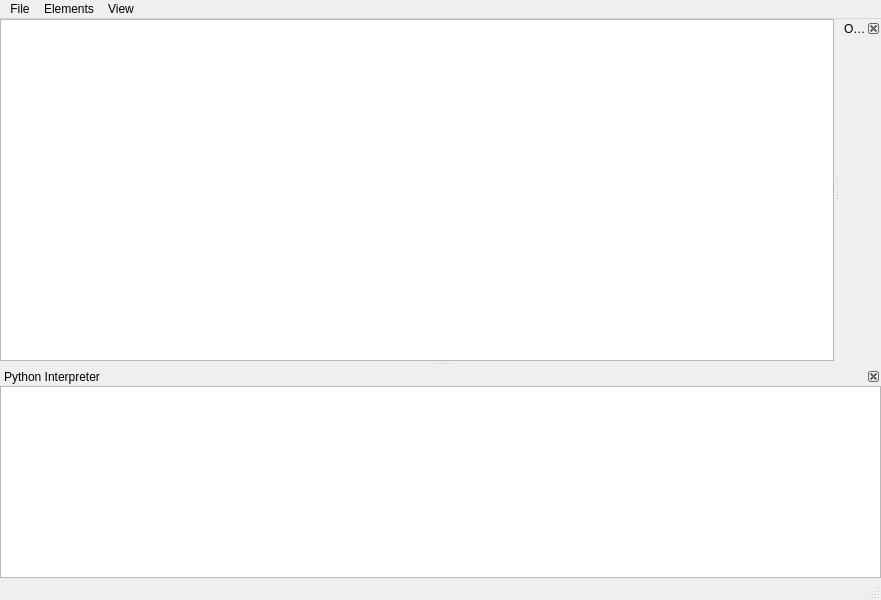
<?xml version="1.0" encoding="UTF-8"?>
<ui version="4.0">
 <class>MainWindow</class>
 <widget class="QMainWindow" name="MainWindow">
  <property name="geometry">
   <rect>
    <x>0</x>
    <y>0</y>
    <width>881</width>
    <height>600</height>
   </rect>
  </property>
  <property name="windowTitle">
   <string>MainWindow</string>
  </property>
  <property name="unifiedTitleAndToolBarOnMac">
   <bool>true</bool>
  </property>
  <widget class="QWidget" name="centralwidget">
   <layout class="QHBoxLayout" name="horizontalLayout_2">
    <property name="spacing">
     <number>0</number>
    </property>
    <property name="margin">
     <number>0</number>
    </property>
    <item>
     <layout class="QHBoxLayout" name="horizontalLayout">
      <property name="spacing">
       <number>0</number>
      </property>
      <property name="sizeConstraint">
       <enum>QLayout::SetNoConstraint</enum>
      </property>
      <item>
       <widget class="CGraphicsView" name="GraphicsView">
        <property name="cursor" stdset="0">
         <cursorShape>ArrowCursor</cursorShape>
        </property>
        <property name="mouseTracking">
         <bool>true</bool>
        </property>
        <property name="focusPolicy">
         <enum>Qt::ClickFocus</enum>
        </property>
        <property name="frameShape">
         <enum>QFrame::StyledPanel</enum>
        </property>
        <property name="backgroundBrush">
         <brush brushstyle="SolidPattern">
          <color alpha="255">
           <red>0</red>
           <green>0</green>
           <blue>0</blue>
          </color>
         </brush>
        </property>
        <property name="alignment">
         <set>Qt::AlignLeading|Qt::AlignLeft|Qt::AlignTop</set>
        </property>
        <property name="renderHints">
         <set>QPainter::Antialiasing|QPainter::HighQualityAntialiasing|QPainter::NonCosmeticDefaultPen|QPainter::SmoothPixmapTransform|QPainter::TextAntialiasing</set>
        </property>
        <property name="dragMode">
         <enum>QGraphicsView::RubberBandDrag</enum>
        </property>
        <property name="cacheMode">
         <set>QGraphicsView::CacheBackground</set>
        </property>
        <property name="rubberBandSelectionMode">
         <enum>Qt::IntersectsItemBoundingRect</enum>
        </property>
       </widget>
      </item>
     </layout>
    </item>
   </layout>
  </widget>
  <widget class="QMenuBar" name="menubar">
   <property name="enabled">
    <bool>true</bool>
   </property>
   <property name="geometry">
    <rect>
     <x>0</x>
     <y>0</y>
     <width>881</width>
     <height>20</height>
    </rect>
   </property>
   <widget class="QMenu" name="menuFile">
    <property name="title">
     <string>File</string>
    </property>
    <widget class="QMenu" name="menuNew">
     <property name="title">
      <string>New</string>
     </property>
     <addaction name="actionTab"/>
    </widget>
    <addaction name="menuNew"/>
    <addaction name="actionOpen"/>
    <addaction name="actionSave"/>
    <addaction name="actionSave_As"/>
    <addaction name="actionExit"/>
   </widget>
   <widget class="QMenu" name="menuElements">
    <property name="enabled">
     <bool>true</bool>
    </property>
    <property name="mouseTracking">
     <bool>true</bool>
    </property>
    <property name="title">
     <string>Elements</string>
    </property>
    <widget class="QMenu" name="menuAmplifiers">
     <property name="title">
      <string>Amplifiers</string>
     </property>
     <addaction name="actionL_Camp"/>
     <addaction name="actionLNA"/>
     <addaction name="actionReceiver"/>
     <addaction name="actionTWT"/>
    </widget>
    <widget class="QMenu" name="menuConverters">
     <property name="title">
      <string>Converters</string>
     </property>
     <addaction name="actionDown_Converter"/>
     <addaction name="actionUp_Converter"/>
    </widget>
    <widget class="QMenu" name="menuFilters">
     <property name="title">
      <string>Filters</string>
     </property>
     <addaction name="actionIMux"/>
     <addaction name="actionOMux"/>
    </widget>
    <widget class="QMenu" name="menuCouplers">
     <property name="title">
      <string>Couplers</string>
     </property>
     <addaction name="actionDirectional"/>
     <addaction name="actionTest_Coupler"/>
    </widget>
    <widget class="QMenu" name="menuHybrids">
     <property name="title">
      <string>Hybrids</string>
     </property>
     <widget class="QMenu" name="menu1_x">
      <property name="title">
       <string>1:x</string>
      </property>
      <addaction name="action2_1"/>
      <addaction name="action3_1"/>
      <addaction name="action4_1"/>
      <addaction name="action5_1"/>
      <addaction name="action6_1"/>
      <addaction name="action7_1"/>
      <addaction name="action8_1"/>
     </widget>
     <widget class="QMenu" name="menu2_x">
      <property name="title">
       <string>2:x</string>
      </property>
      <addaction name="action1_2"/>
      <addaction name="action2_2"/>
      <addaction name="action3_2"/>
      <addaction name="action4_2"/>
      <addaction name="action5_2"/>
      <addaction name="action6_2"/>
      <addaction name="action7_2"/>
      <addaction name="action8_2"/>
     </widget>
     <addaction name="menu1_x"/>
     <addaction name="menu2_x"/>
    </widget>
    <addaction name="menuAmplifiers"/>
    <addaction name="menuConverters"/>
    <addaction name="menuFilters"/>
    <addaction name="menuHybrids"/>
    <addaction name="menuCouplers"/>
    <addaction name="separator"/>
    <addaction name="actionAdapter"/>
    <addaction name="actionAttenuator"/>
    <addaction name="actionCirculators"/>
    <addaction name="actionCoax"/>
    <addaction name="actionIsolator"/>
    <addaction name="actionWaveguide"/>
   </widget>
   <widget class="QMenu" name="menuView">
    <property name="title">
     <string>View</string>
    </property>
    <addaction name="actionPython_Colsole"/>
    <addaction name="actionObject_Inspector"/>
   </widget>
   <addaction name="menuFile"/>
   <addaction name="menuElements"/>
   <addaction name="menuView"/>
  </widget>
  <widget class="QStatusBar" name="statusbar"/>
  <widget class="QDockWidget" name="Python">
   <property name="minimumSize">
    <size>
     <width>78</width>
     <height>103</height>
    </size>
   </property>
   <property name="floating">
    <bool>false</bool>
   </property>
   <property name="features">
    <set>QDockWidget::DockWidgetClosable|QDockWidget::DockWidgetMovable</set>
   </property>
   <property name="allowedAreas">
    <set>Qt::BottomDockWidgetArea|Qt::TopDockWidgetArea</set>
   </property>
   <property name="windowTitle">
    <string>Python Interpreter</string>
   </property>
   <attribute name="dockWidgetArea">
    <number>8</number>
   </attribute>
   <widget class="QWidget" name="dockWidgetContents">
    <layout class="QHBoxLayout" name="horizontalLayout_3">
     <property name="spacing">
      <number>0</number>
     </property>
     <property name="margin">
      <number>0</number>
     </property>
     <item>
      <widget class="PyInterp" name="PyInterp">
       <property name="focusPolicy">
        <enum>Qt::ClickFocus</enum>
       </property>
      </widget>
     </item>
    </layout>
   </widget>
  </widget>
  <widget class="QDockWidget" name="Inspector">
   <property name="features">
    <set>QDockWidget::DockWidgetClosable</set>
   </property>
   <property name="allowedAreas">
    <set>Qt::RightDockWidgetArea</set>
   </property>
   <property name="windowTitle">
    <string>Object Inspector</string>
   </property>
   <attribute name="dockWidgetArea">
    <number>2</number>
   </attribute>
   <widget class="QWidget" name="Stack">
    <layout class="QVBoxLayout" name="verticalLayout">
     <property name="spacing">
      <number>0</number>
     </property>
     <property name="sizeConstraint">
      <enum>QLayout::SetDefaultConstraint</enum>
     </property>
     <property name="margin">
      <number>0</number>
     </property>
    </layout>
   </widget>
  </widget>
  <action name="actionOpen">
   <property name="text">
    <string>Open</string>
   </property>
   <property name="shortcut">
    <string>Ctrl+O</string>
   </property>
  </action>
  <action name="actionSave">
   <property name="text">
    <string>Save</string>
   </property>
   <property name="shortcut">
    <string>Ctrl+S</string>
   </property>
  </action>
  <action name="actionSave_As">
   <property name="text">
    <string>Save As</string>
   </property>
  </action>
  <action name="actionExit">
   <property name="text">
    <string>Exit</string>
   </property>
  </action>
  <action name="actionProgram">
   <property name="text">
    <string>Program</string>
   </property>
  </action>
  <action name="actionTab">
   <property name="text">
    <string>Tab</string>
   </property>
  </action>
  <action name="actionL_Camp">
   <property name="text">
    <string>L-Camp</string>
   </property>
   <property name="shortcut">
    <string>Meta+Ctrl+L</string>
   </property>
  </action>
  <action name="actionLNA">
   <property name="text">
    <string>LNA</string>
   </property>
   <property name="shortcut">
    <string>Ctrl+Shift+L</string>
   </property>
  </action>
  <action name="actionReceiver">
   <property name="text">
    <string>Receiver</string>
   </property>
   <property name="shortcut">
    <string>Ctrl+Shift+R</string>
   </property>
  </action>
  <action name="actionTWT">
   <property name="text">
    <string>TWT</string>
   </property>
   <property name="shortcut">
    <string>Meta+Ctrl+T</string>
   </property>
  </action>
  <action name="actionDown_Converter">
   <property name="text">
    <string>Down Converter</string>
   </property>
   <property name="shortcut">
    <string>Ctrl+Shift+D</string>
   </property>
  </action>
  <action name="actionUp_Converter">
   <property name="text">
    <string>Up Converter</string>
   </property>
   <property name="shortcut">
    <string>Ctrl+Shift+U</string>
   </property>
  </action>
  <action name="actionIMux">
   <property name="text">
    <string>IMux</string>
   </property>
  </action>
  <action name="actionOMux">
   <property name="text">
    <string>OMux</string>
   </property>
  </action>
  <action name="actionDirectional">
   <property name="text">
    <string>Directional</string>
   </property>
  </action>
  <action name="actionTest_Coupler">
   <property name="text">
    <string>Test Coupler</string>
   </property>
  </action>
  <action name="actionAdapter">
   <property name="text">
    <string>Adapter</string>
   </property>
  </action>
  <action name="actionAttenuator">
   <property name="text">
    <string>Attenuator</string>
   </property>
  </action>
  <action name="actionCirculators">
   <property name="text">
    <string>Circulators</string>
   </property>
  </action>
  <action name="actionCoax">
   <property name="text">
    <string>Coax</string>
   </property>
  </action>
  <action name="actionIsolator">
   <property name="text">
    <string>Isolator</string>
   </property>
  </action>
  <action name="actionWaveguide">
   <property name="text">
    <string>Waveguide</string>
   </property>
  </action>
  <action name="actionPython_Colsole">
   <property name="checkable">
    <bool>true</bool>
   </property>
   <property name="checked">
    <bool>true</bool>
   </property>
   <property name="text">
    <string>Python Console</string>
   </property>
   <property name="shortcut">
    <string>Ctrl+Shift+P</string>
   </property>
  </action>
  <action name="actionObject_Inspector">
   <property name="checkable">
    <bool>true</bool>
   </property>
   <property name="text">
    <string>Object Inspector</string>
   </property>
   <property name="shortcut">
    <string>Ctrl+Shift+I</string>
   </property>
  </action>
  <action name="action2_1">
   <property name="text">
    <string>2</string>
   </property>
  </action>
  <action name="action3_1">
   <property name="text">
    <string>3</string>
   </property>
  </action>
  <action name="action4_1">
   <property name="text">
    <string>4</string>
   </property>
  </action>
  <action name="action5_1">
   <property name="text">
    <string>5</string>
   </property>
  </action>
  <action name="action6_1">
   <property name="text">
    <string>6</string>
   </property>
  </action>
  <action name="action7_1">
   <property name="text">
    <string>7</string>
   </property>
  </action>
  <action name="action8_1">
   <property name="text">
    <string>8</string>
   </property>
  </action>
  <action name="action1_2">
   <property name="text">
    <string>1</string>
   </property>
  </action>
  <action name="action2_2">
   <property name="text">
    <string>2</string>
   </property>
  </action>
  <action name="action3_2">
   <property name="text">
    <string>3</string>
   </property>
  </action>
  <action name="action4_2">
   <property name="text">
    <string>4</string>
   </property>
  </action>
  <action name="action5_2">
   <property name="text">
    <string>5</string>
   </property>
  </action>
  <action name="action6_2">
   <property name="text">
    <string>6</string>
   </property>
  </action>
  <action name="action7_2">
   <property name="text">
    <string>7</string>
   </property>
  </action>
  <action name="action8_2">
   <property name="text">
    <string>8</string>
   </property>
  </action>
  <zorder>Python</zorder>
  <zorder>Inspector</zorder>
 </widget>
 <customwidgets>
  <customwidget>
   <class>CGraphicsView</class>
   <extends>QGraphicsView</extends>
   <header>cgraphicsview.h</header>
  </customwidget>
  <customwidget>
   <class>PyInterp</class>
   <extends>QTextEdit</extends>
   <header>Python_Interpreter.pyinterp.h</header>
  </customwidget>
 </customwidgets>
 <tabstops>
  <tabstop>PyInterp</tabstop>
 </tabstops>
 <resources/>
 <connections>
  <connection>
   <sender>menubar</sender>
   <signal>triggered(QAction*)</signal>
   <receiver>MainWindow</receiver>
   <slot>setFocus()</slot>
   <hints>
    <hint type="sourcelabel">
     <x>399</x>
     <y>11</y>
    </hint>
    <hint type="destinationlabel">
     <x>399</x>
     <y>299</y>
    </hint>
   </hints>
  </connection>
 </connections>
</ui>
